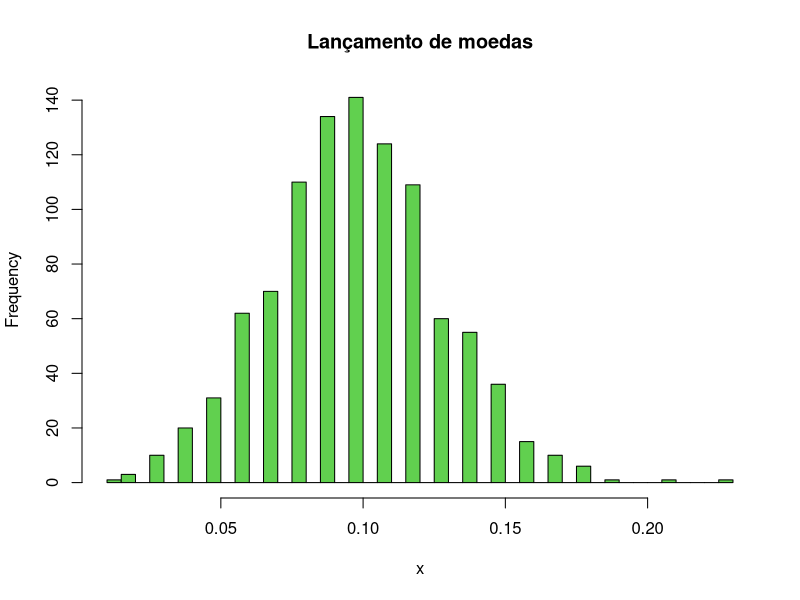

Write the R code that produced this figure.
## ---- chunk 1
######Lançamento 1 moeda:

moeda <- function(p){
  x <- runif(1)
  if (x < p){
      1
  }else{
      0
  }
}

######Lançamento n moedas:

moedas <- function(p, n = 1){
  for (i in 1:n){
    print(paste(i, ' - ', moeda(p)))
  }
}

######pegando Proporção das moedas:
 
proporcao <- function(p, n = 1){
  valores <- numeric(length(n))  
  prop = 0
  for (i in 1:n){
    valores[i] <- moeda(p)  
  }
  return(sum(valores / n))
}

######Fazendo a simulação, rodando n moedas, k vezes com probabilidade P:

simulacao <- function(k, n, p){
  proporcoes <- numeric(length(k))
  for (i in 1:k){
    proporcoes[i] <- proporcao(p, n)
  }
  print(proporcoes)
}
    
valores <- simulacao(1000, 100, 0.1)
    
histograma <- function(numeros, xlab = "x", titulo = paste("Lançamento de moedas"), ...) {
  hist(numeros, xlab = xlab, main = titulo, ...)
}

histograma(valores, breaks = 50, col = 3)
